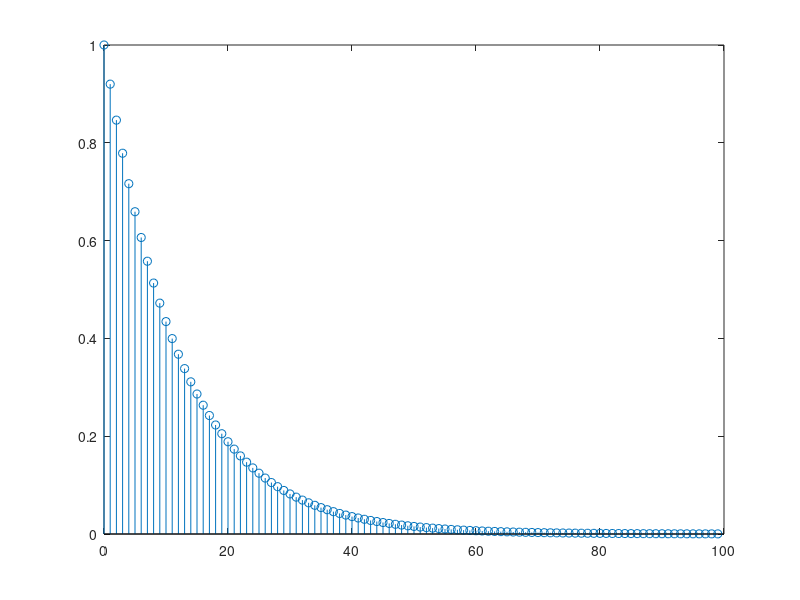

Source code (MATLAB):
% Script: exdt_1_14.m
a = 0.92;
n = 0:99;  % Vector of index values
x = a.^n;  % Compute the signal x[n], n=0,...,99
stem(n,x);   
% Compute signal energy using Eqn. (1.48)
Ex = 1/(1-a^2)  
% Estimate the signal energy using 100 samples of the signal
Ex_est = sum(x.*x)